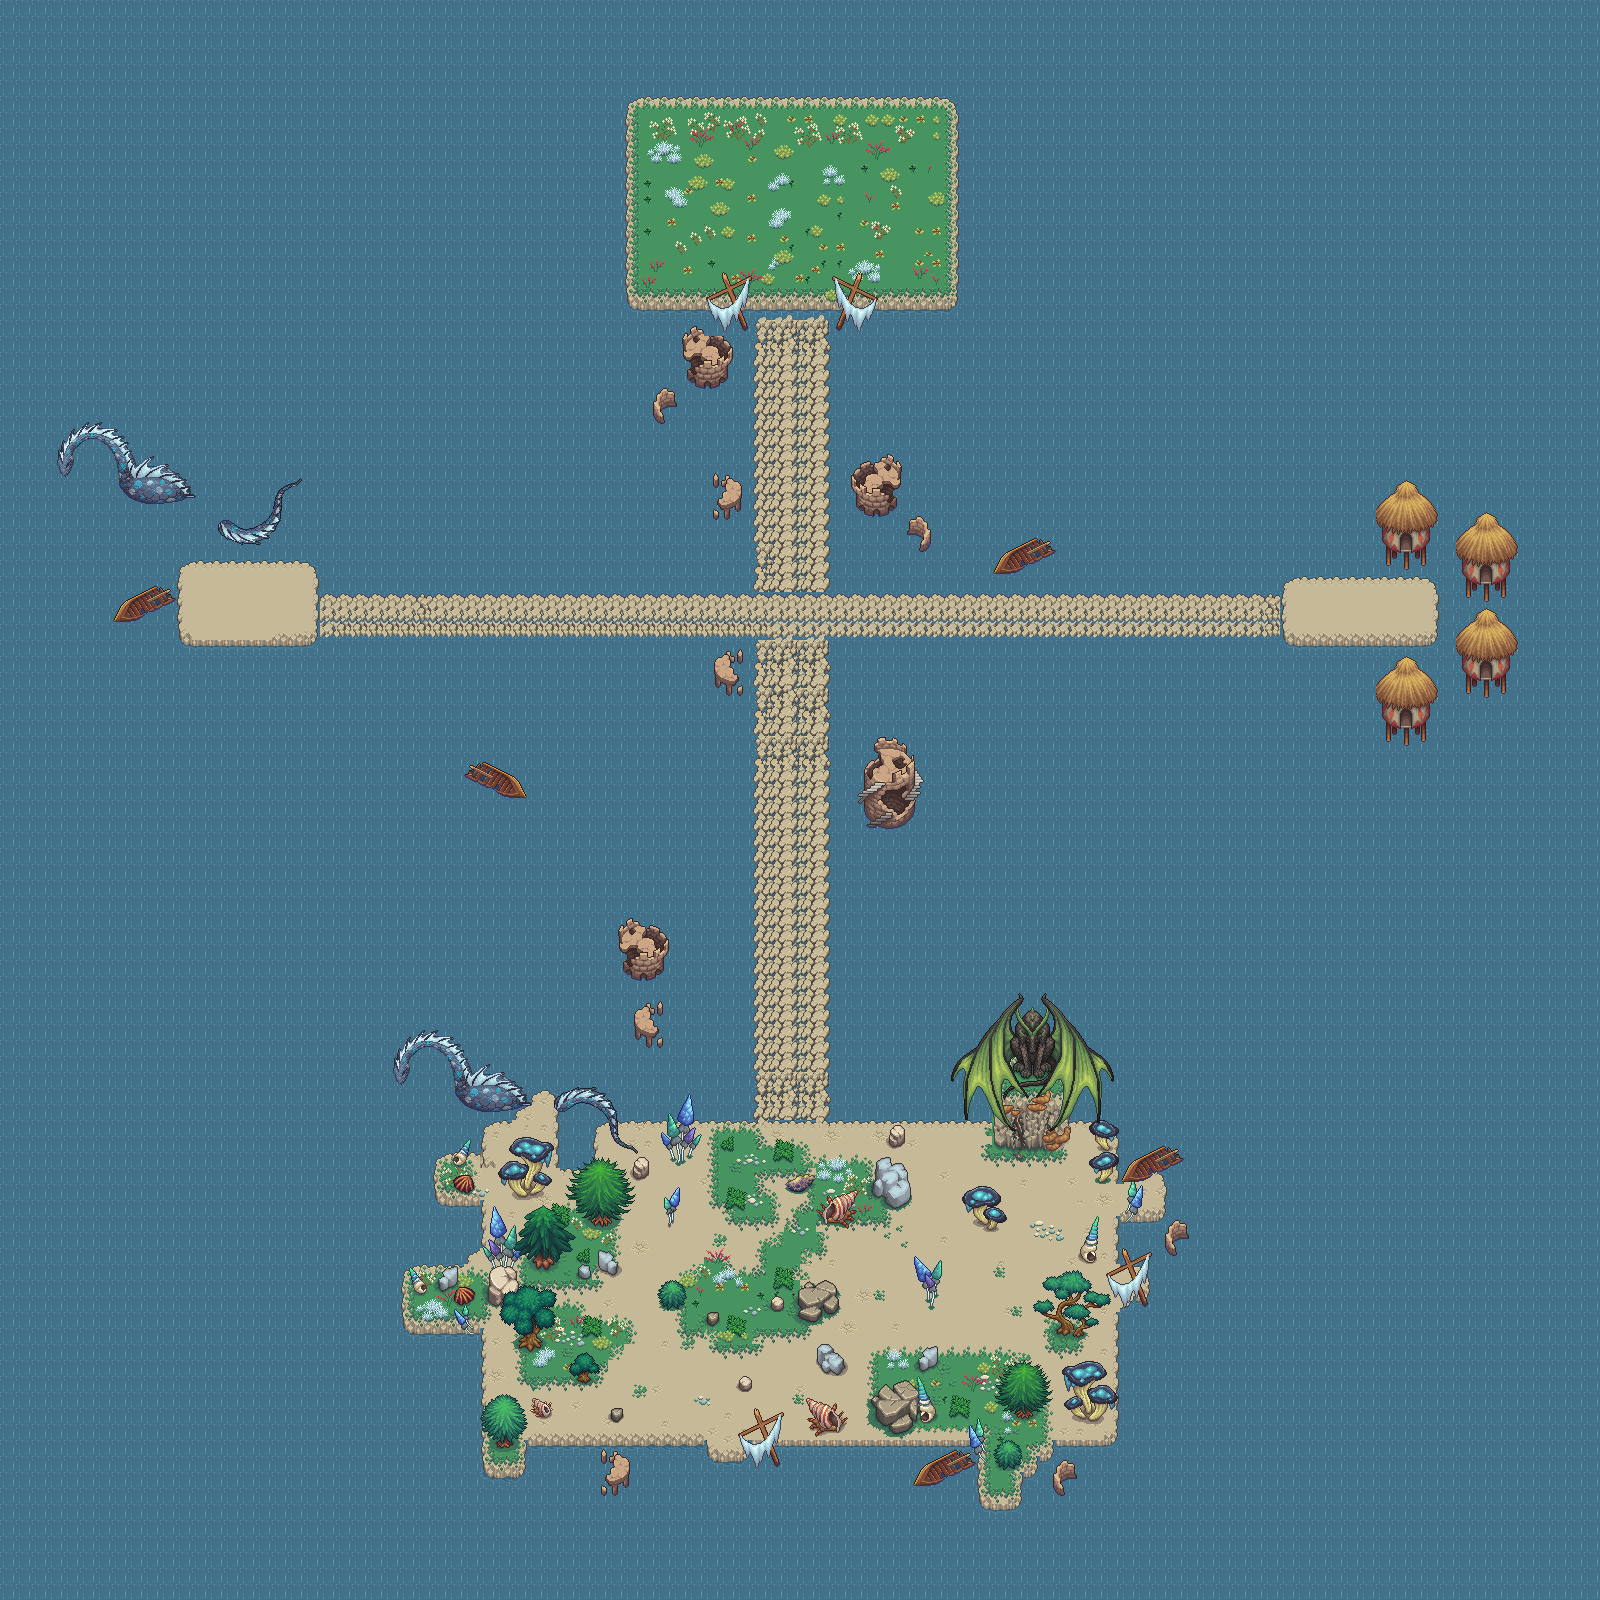

A level layout from a 2D game, rendered from its tile map. Below: a short description, then the map file with tile-grid data replaced by summaries:
An orthogonal 100x100 tile map with 16x16 px tiles, 24 tile layers (water, water_coast, water_coast2, ground_moss_2, ...), 5 tilesets and 4 objects (Start Point, Thien An The First Slayer, Andrea The BlackSmith, End Point).

<map version="1.10" tiledversion="1.10.2" orientation="orthogonal" renderorder="right-down" width="100" height="100" tilewidth="16" tileheight="16" infinite="0" nextlayerid="30" nextobjectid="6">
 <tileset firstgid="1" source="waterfall.tsx" />
 <tileset firstgid="271" source="Water_coasts.tsx" />
 <tileset firstgid="961" source="Ground_moss.tsx" />
 <tileset firstgid="1281" source="Objects.tsx" />
 <tileset firstgid="2606" source="details.tsx" />
 <layer id="2" name="water" width="100" height="100">
  <data>[10000 cells, 10000 non-empty, 1 distinct tile ids]</data>
 </layer>
 <layer id="1" name="water_coast" width="100" height="100">
  <data>[10000 cells, 1351 non-empty, 50 distinct tile ids]</data>
 </layer>
 <layer id="23" name="water_coast2" width="100" height="100">
  <data>[10000 cells, 610 non-empty, 30 distinct tile ids]</data>
 </layer>
 <layer id="15" name="ground_moss_2" width="100" height="100">
  <data>[10000 cells, 166 non-empty, 29 distinct tile ids]</data>
 </layer>
 <layer id="6" name="moss" width="100" height="100">
  <data>[10000 cells, 636 non-empty, 19 distinct tile ids]</data>
 </layer>
 <layer id="13" name="grass" width="100" height="100">
  <data>[10000 cells, 112 non-empty, 34 distinct tile ids]</data>
 </layer>
 <layer id="8" name="gravels" width="100" height="100">
  <data>[10000 cells, 48 non-empty, 38 distinct tile ids]</data>
 </layer>
 <layer id="9" name="mushrooms" width="100" height="100">
  <data>[10000 cells, 115 non-empty, 76 distinct tile ids]</data>
 </layer>
 <layer id="7" name="flowers" width="100" height="100">
  <data>[10000 cells, 124 non-empty, 96 distinct tile ids]</data>
 </layer>
 <layer id="14" name="flowers2" width="100" height="100">
  <data>[10000 cells, 103 non-empty, 87 distinct tile ids]</data>
 </layer>
 <layer id="24" name="flowers3" width="100" height="100">
  <data>[10000 cells, 17 non-empty, 17 distinct tile ids]</data>
 </layer>
 <layer id="25" name="flowers4" width="100" height="100">
  <data>[10000 cells, 59 non-empty, 12 distinct tile ids]</data>
 </layer>
 <layer id="26" name="flowers5" width="100" height="100">
  <data>[10000 cells, 36 non-empty, 16 distinct tile ids]</data>
 </layer>
 <layer id="27" name="flower6" width="100" height="100">
  <data>[10000 cells, 15 non-empty, 4 distinct tile ids]</data>
 </layer>
 <layer id="4" name="object_on_water" width="100" height="100">
  <data>[10000 cells, 490 non-empty, 185 distinct tile ids]</data>
 </layer>
 <layer id="16" name="stones" width="100" height="100">
  <data>[10000 cells, 78 non-empty, 70 distinct tile ids]</data>
 </layer>
 <layer id="17" name="seaCreatures" width="100" height="100">
  <data>[10000 cells, 54 non-empty, 46 distinct tile ids]</data>
 </layer>
 <layer id="18" name="elevated_space" width="100" height="100">
  <data>[10000 cells, 34 non-empty, 19 distinct tile ids]</data>
 </layer>
 <layer id="19" name="elevated_moss" width="100" height="100">
  <data>[10000 cells, 15 non-empty, 9 distinct tile ids]</data>
 </layer>
 <layer id="20" name="brideges_stairs" width="100" height="100">
  <data>[10000 cells, 11 non-empty, 11 distinct tile ids]</data>
 </layer>
 <layer id="21" name="object_on_elevated_space" width="100" height="100">
  <data>[10000 cells, 10 non-empty, 10 distinct tile ids]</data>
 </layer>
 <layer id="5" name="object_on_elevated_ground" width="100" height="100">
  <data>[10000 cells, 79 non-empty, 79 distinct tile ids]</data>
 </layer>
 <layer id="12" name="big trees" width="100" height="100">
  <data>[10000 cells, 125 non-empty, 125 distinct tile ids]</data>
 </layer>
 <layer id="10" name="small trees" width="100" height="100">
  <data>[10000 cells, 18 non-empty, 18 distinct tile ids]</data>
 </layer>
 <objectgroup id="11" name="Start Point">
  <object id="1" name="Start Point" x="741" y="1304.5" />
 </objectgroup>
 <objectgroup id="28" name="NPC">
  <object id="2" name="Thien An The First Slayer" x="786.5" y="128.5" />
  <object id="5" name="Andrea The BlackSmith" x="1406.5" y="608" />
 </objectgroup>
 <objectgroup id="29" name="End Point">
  <object id="3" name="End Point" x="243.333" y="600.667" />
 </objectgroup>
</map>
